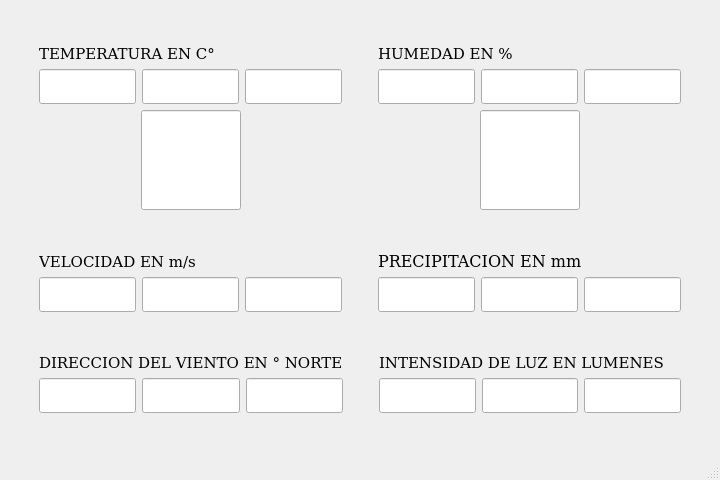
<?xml version="1.0" encoding="UTF-8"?>
<ui version="4.0">
 <class>MainWindow</class>
 <widget class="QMainWindow" name="MainWindow">
  <property name="geometry">
   <rect>
    <x>0</x>
    <y>0</y>
    <width>720</width>
    <height>480</height>
   </rect>
  </property>
  <property name="minimumSize">
   <size>
    <width>64</width>
    <height>36</height>
   </size>
  </property>
  <property name="maximumSize">
   <size>
    <width>1280</width>
    <height>720</height>
   </size>
  </property>
  <property name="sizeIncrement">
   <size>
    <width>36</width>
    <height>36</height>
   </size>
  </property>
  <property name="baseSize">
   <size>
    <width>720</width>
    <height>480</height>
   </size>
  </property>
  <property name="windowTitle">
   <string>MainWindow</string>
  </property>
  <widget class="QWidget" name="centralwidget">
   <layout class="QGridLayout" name="gridLayout">
    <item row="0" column="0">
     <layout class="QVBoxLayout" name="verticalLayout_9">
      <item>
       <spacer name="verticalSpacer">
        <property name="orientation">
         <enum>Qt::Vertical</enum>
        </property>
        <property name="sizeHint" stdset="0">
         <size>
          <width>20</width>
          <height>40</height>
         </size>
        </property>
       </spacer>
      </item>
      <item>
       <layout class="QHBoxLayout" name="horizontalLayout_9">
        <item>
         <spacer name="horizontalSpacer_8">
          <property name="orientation">
           <enum>Qt::Horizontal</enum>
          </property>
          <property name="sizeHint" stdset="0">
           <size>
            <width>40</width>
            <height>20</height>
           </size>
          </property>
         </spacer>
        </item>
        <item>
         <layout class="QVBoxLayout" name="verticalLayout_7">
          <item>
           <layout class="QVBoxLayout" name="verticalLayout_5">
            <item>
             <widget class="QLabel" name="T">
              <property name="font">
               <font>
                <family>DejaVu Serif</family>
                <pointsize>11</pointsize>
               </font>
              </property>
              <property name="text">
               <string>TEMPERATURA EN C°</string>
              </property>
             </widget>
            </item>
            <item>
             <layout class="QHBoxLayout" name="horizontalLayout_6">
              <item>
               <widget class="QLineEdit" name="Tmin">
                <property name="sizePolicy">
                 <sizepolicy hsizetype="Expanding" vsizetype="Fixed">
                  <horstretch>0</horstretch>
                  <verstretch>0</verstretch>
                 </sizepolicy>
                </property>
                <property name="minimumSize">
                 <size>
                  <width>35</width>
                  <height>35</height>
                 </size>
                </property>
                <property name="maximumSize">
                 <size>
                  <width>100</width>
                  <height>35</height>
                 </size>
                </property>
                <property name="sizeIncrement">
                 <size>
                  <width>5</width>
                  <height>0</height>
                 </size>
                </property>
                <property name="baseSize">
                 <size>
                  <width>35</width>
                  <height>35</height>
                 </size>
                </property>
                <property name="font">
                 <font>
                  <family>DejaVu Sans</family>
                  <pointsize>12</pointsize>
                  <weight>50</weight>
                  <bold>false</bold>
                 </font>
                </property>
                <property name="cursor">
                 <cursorShape>ArrowCursor</cursorShape>
                </property>
                <property name="styleSheet">
                 <string notr="true">QLineEdit { text-align: center; }</string>
                </property>
               </widget>
              </item>
              <item>
               <widget class="QLineEdit" name="Tprom">
                <property name="sizePolicy">
                 <sizepolicy hsizetype="Expanding" vsizetype="Fixed">
                  <horstretch>0</horstretch>
                  <verstretch>0</verstretch>
                 </sizepolicy>
                </property>
                <property name="minimumSize">
                 <size>
                  <width>75</width>
                  <height>35</height>
                 </size>
                </property>
                <property name="maximumSize">
                 <size>
                  <width>100</width>
                  <height>35</height>
                 </size>
                </property>
                <property name="font">
                 <font>
                  <family>DejaVu Sans</family>
                  <pointsize>12</pointsize>
                  <weight>50</weight>
                  <bold>false</bold>
                 </font>
                </property>
                <property name="cursor">
                 <cursorShape>ArrowCursor</cursorShape>
                </property>
                <property name="styleSheet">
                 <string notr="true">QLineEdit { text-align: center; }</string>
                </property>
               </widget>
              </item>
              <item>
               <widget class="QLineEdit" name="Tmax">
                <property name="sizePolicy">
                 <sizepolicy hsizetype="Expanding" vsizetype="Fixed">
                  <horstretch>0</horstretch>
                  <verstretch>0</verstretch>
                 </sizepolicy>
                </property>
                <property name="minimumSize">
                 <size>
                  <width>75</width>
                  <height>35</height>
                 </size>
                </property>
                <property name="maximumSize">
                 <size>
                  <width>100</width>
                  <height>35</height>
                 </size>
                </property>
                <property name="font">
                 <font>
                  <family>DejaVu Sans</family>
                  <pointsize>12</pointsize>
                  <weight>50</weight>
                  <bold>false</bold>
                 </font>
                </property>
                <property name="cursor">
                 <cursorShape>ArrowCursor</cursorShape>
                </property>
                <property name="styleSheet">
                 <string notr="true">QLineEdit { text-align: center; }</string>
                </property>
               </widget>
              </item>
             </layout>
            </item>
           </layout>
          </item>
          <item>
           <layout class="QHBoxLayout" name="horizontalLayout_7">
            <item>
             <spacer name="horizontalSpacer">
              <property name="orientation">
               <enum>Qt::Horizontal</enum>
              </property>
              <property name="sizeHint" stdset="0">
               <size>
                <width>40</width>
                <height>20</height>
               </size>
              </property>
             </spacer>
            </item>
            <item>
             <widget class="QLineEdit" name="ledT">
              <property name="sizePolicy">
               <sizepolicy hsizetype="Fixed" vsizetype="Fixed">
                <horstretch>0</horstretch>
                <verstretch>0</verstretch>
               </sizepolicy>
              </property>
              <property name="minimumSize">
               <size>
                <width>50</width>
                <height>100</height>
               </size>
              </property>
              <property name="maximumSize">
               <size>
                <width>100</width>
                <height>100</height>
               </size>
              </property>
              <property name="baseSize">
               <size>
                <width>100</width>
                <height>100</height>
               </size>
              </property>
              <property name="font">
               <font>
                <family>DejaVu Sans</family>
                <pointsize>14</pointsize>
                <weight>75</weight>
                <bold>true</bold>
               </font>
              </property>
              <property name="cursor">
               <cursorShape>ArrowCursor</cursorShape>
              </property>
             </widget>
            </item>
            <item>
             <spacer name="horizontalSpacer_2">
              <property name="orientation">
               <enum>Qt::Horizontal</enum>
              </property>
              <property name="sizeHint" stdset="0">
               <size>
                <width>40</width>
                <height>20</height>
               </size>
              </property>
             </spacer>
            </item>
           </layout>
          </item>
         </layout>
        </item>
        <item>
         <spacer name="horizontalSpacer_14">
          <property name="orientation">
           <enum>Qt::Horizontal</enum>
          </property>
          <property name="sizeHint" stdset="0">
           <size>
            <width>40</width>
            <height>20</height>
           </size>
          </property>
         </spacer>
        </item>
        <item>
         <layout class="QVBoxLayout" name="verticalLayout_8">
          <item>
           <layout class="QVBoxLayout" name="verticalLayout_6">
            <item>
             <widget class="QLabel" name="H">
              <property name="font">
               <font>
                <family>DejaVu Serif</family>
                <pointsize>11</pointsize>
               </font>
              </property>
              <property name="text">
               <string>HUMEDAD EN %</string>
              </property>
             </widget>
            </item>
            <item>
             <layout class="QHBoxLayout" name="horizontalLayout_5">
              <item>
               <widget class="QLineEdit" name="Hmin">
                <property name="sizePolicy">
                 <sizepolicy hsizetype="Expanding" vsizetype="Fixed">
                  <horstretch>0</horstretch>
                  <verstretch>0</verstretch>
                 </sizepolicy>
                </property>
                <property name="minimumSize">
                 <size>
                  <width>75</width>
                  <height>35</height>
                 </size>
                </property>
                <property name="maximumSize">
                 <size>
                  <width>100</width>
                  <height>35</height>
                 </size>
                </property>
                <property name="font">
                 <font>
                  <family>DejaVu Sans</family>
                  <pointsize>12</pointsize>
                  <weight>50</weight>
                  <bold>false</bold>
                 </font>
                </property>
                <property name="cursor">
                 <cursorShape>ArrowCursor</cursorShape>
                </property>
                <property name="styleSheet">
                 <string notr="true">QLineEdit { text-align: center; }</string>
                </property>
               </widget>
              </item>
              <item>
               <widget class="QLineEdit" name="Hprom">
                <property name="sizePolicy">
                 <sizepolicy hsizetype="Expanding" vsizetype="Fixed">
                  <horstretch>0</horstretch>
                  <verstretch>0</verstretch>
                 </sizepolicy>
                </property>
                <property name="minimumSize">
                 <size>
                  <width>75</width>
                  <height>35</height>
                 </size>
                </property>
                <property name="maximumSize">
                 <size>
                  <width>100</width>
                  <height>35</height>
                 </size>
                </property>
                <property name="font">
                 <font>
                  <family>DejaVu Sans</family>
                  <pointsize>12</pointsize>
                  <weight>50</weight>
                  <bold>false</bold>
                 </font>
                </property>
                <property name="cursor">
                 <cursorShape>ArrowCursor</cursorShape>
                </property>
                <property name="styleSheet">
                 <string notr="true">QLineEdit { text-align: center; }</string>
                </property>
               </widget>
              </item>
              <item>
               <widget class="QLineEdit" name="Hmax">
                <property name="sizePolicy">
                 <sizepolicy hsizetype="Expanding" vsizetype="Fixed">
                  <horstretch>0</horstretch>
                  <verstretch>0</verstretch>
                 </sizepolicy>
                </property>
                <property name="minimumSize">
                 <size>
                  <width>75</width>
                  <height>35</height>
                 </size>
                </property>
                <property name="maximumSize">
                 <size>
                  <width>100</width>
                  <height>35</height>
                 </size>
                </property>
                <property name="font">
                 <font>
                  <family>DejaVu Sans</family>
                  <pointsize>12</pointsize>
                  <weight>50</weight>
                  <bold>false</bold>
                 </font>
                </property>
                <property name="cursor">
                 <cursorShape>ArrowCursor</cursorShape>
                </property>
                <property name="styleSheet">
                 <string notr="true">QLineEdit { text-align: center; }</string>
                </property>
               </widget>
              </item>
             </layout>
            </item>
           </layout>
          </item>
          <item>
           <layout class="QHBoxLayout" name="horizontalLayout_8">
            <item>
             <spacer name="horizontalSpacer_3">
              <property name="orientation">
               <enum>Qt::Horizontal</enum>
              </property>
              <property name="sizeHint" stdset="0">
               <size>
                <width>40</width>
                <height>20</height>
               </size>
              </property>
             </spacer>
            </item>
            <item>
             <widget class="QLineEdit" name="ledH">
              <property name="sizePolicy">
               <sizepolicy hsizetype="Fixed" vsizetype="Fixed">
                <horstretch>0</horstretch>
                <verstretch>0</verstretch>
               </sizepolicy>
              </property>
              <property name="minimumSize">
               <size>
                <width>50</width>
                <height>100</height>
               </size>
              </property>
              <property name="maximumSize">
               <size>
                <width>100</width>
                <height>100</height>
               </size>
              </property>
              <property name="baseSize">
               <size>
                <width>75</width>
                <height>100</height>
               </size>
              </property>
              <property name="font">
               <font>
                <family>DejaVu Sans</family>
                <pointsize>14</pointsize>
                <weight>75</weight>
                <bold>true</bold>
               </font>
              </property>
              <property name="cursor">
               <cursorShape>ArrowCursor</cursorShape>
              </property>
             </widget>
            </item>
            <item>
             <spacer name="horizontalSpacer_4">
              <property name="orientation">
               <enum>Qt::Horizontal</enum>
              </property>
              <property name="sizeHint" stdset="0">
               <size>
                <width>40</width>
                <height>20</height>
               </size>
              </property>
             </spacer>
            </item>
           </layout>
          </item>
         </layout>
        </item>
        <item>
         <spacer name="horizontalSpacer_11">
          <property name="orientation">
           <enum>Qt::Horizontal</enum>
          </property>
          <property name="sizeHint" stdset="0">
           <size>
            <width>40</width>
            <height>20</height>
           </size>
          </property>
         </spacer>
        </item>
       </layout>
      </item>
      <item>
       <spacer name="verticalSpacer_4">
        <property name="orientation">
         <enum>Qt::Vertical</enum>
        </property>
        <property name="sizeHint" stdset="0">
         <size>
          <width>20</width>
          <height>40</height>
         </size>
        </property>
       </spacer>
      </item>
      <item>
       <layout class="QHBoxLayout" name="horizontalLayout_10">
        <item>
         <spacer name="horizontalSpacer_9">
          <property name="orientation">
           <enum>Qt::Horizontal</enum>
          </property>
          <property name="sizeHint" stdset="0">
           <size>
            <width>40</width>
            <height>20</height>
           </size>
          </property>
         </spacer>
        </item>
        <item>
         <layout class="QVBoxLayout" name="verticalLayout_2">
          <item>
           <widget class="QLabel" name="V">
            <property name="font">
             <font>
              <family>DejaVu Serif</family>
              <pointsize>11</pointsize>
             </font>
            </property>
            <property name="text">
             <string>VELOCIDAD EN m/s</string>
            </property>
           </widget>
          </item>
          <item>
           <layout class="QHBoxLayout" name="horizontalLayout_2">
            <item>
             <widget class="QLineEdit" name="Vmin">
              <property name="sizePolicy">
               <sizepolicy hsizetype="Expanding" vsizetype="Fixed">
                <horstretch>0</horstretch>
                <verstretch>0</verstretch>
               </sizepolicy>
              </property>
              <property name="minimumSize">
               <size>
                <width>75</width>
                <height>35</height>
               </size>
              </property>
              <property name="maximumSize">
               <size>
                <width>100</width>
                <height>35</height>
               </size>
              </property>
              <property name="font">
               <font>
                <family>DejaVu Sans</family>
                <pointsize>12</pointsize>
                <weight>50</weight>
                <bold>false</bold>
               </font>
              </property>
              <property name="cursor">
               <cursorShape>ArrowCursor</cursorShape>
              </property>
              <property name="styleSheet">
               <string notr="true">QLineEdit { text-align: center; }</string>
              </property>
             </widget>
            </item>
            <item>
             <widget class="QLineEdit" name="Vprom">
              <property name="sizePolicy">
               <sizepolicy hsizetype="Expanding" vsizetype="Fixed">
                <horstretch>0</horstretch>
                <verstretch>0</verstretch>
               </sizepolicy>
              </property>
              <property name="minimumSize">
               <size>
                <width>75</width>
                <height>35</height>
               </size>
              </property>
              <property name="maximumSize">
               <size>
                <width>100</width>
                <height>35</height>
               </size>
              </property>
              <property name="font">
               <font>
                <family>DejaVu Sans</family>
                <pointsize>12</pointsize>
                <weight>50</weight>
                <bold>false</bold>
               </font>
              </property>
              <property name="cursor">
               <cursorShape>ArrowCursor</cursorShape>
              </property>
              <property name="styleSheet">
               <string notr="true">QLineEdit { text-align: center; }</string>
              </property>
             </widget>
            </item>
            <item>
             <widget class="QLineEdit" name="Vmax">
              <property name="sizePolicy">
               <sizepolicy hsizetype="Expanding" vsizetype="Fixed">
                <horstretch>0</horstretch>
                <verstretch>0</verstretch>
               </sizepolicy>
              </property>
              <property name="minimumSize">
               <size>
                <width>75</width>
                <height>35</height>
               </size>
              </property>
              <property name="maximumSize">
               <size>
                <width>100</width>
                <height>35</height>
               </size>
              </property>
              <property name="font">
               <font>
                <family>DejaVu Sans</family>
                <pointsize>12</pointsize>
                <weight>50</weight>
                <bold>false</bold>
               </font>
              </property>
              <property name="cursor">
               <cursorShape>ArrowCursor</cursorShape>
              </property>
              <property name="styleSheet">
               <string notr="true">QLineEdit { text-align: center; }</string>
              </property>
             </widget>
            </item>
           </layout>
          </item>
         </layout>
        </item>
        <item>
         <spacer name="horizontalSpacer_15">
          <property name="orientation">
           <enum>Qt::Horizontal</enum>
          </property>
          <property name="sizeHint" stdset="0">
           <size>
            <width>40</width>
            <height>20</height>
           </size>
          </property>
         </spacer>
        </item>
        <item>
         <layout class="QVBoxLayout" name="verticalLayout_3">
          <item>
           <widget class="QLabel" name="P">
            <property name="font">
             <font>
              <family>DejaVu Serif</family>
              <pointsize>12</pointsize>
             </font>
            </property>
            <property name="text">
             <string>PRECIPITACION EN mm</string>
            </property>
           </widget>
          </item>
          <item>
           <layout class="QHBoxLayout" name="horizontalLayout_4">
            <item>
             <widget class="QLineEdit" name="Pmin">
              <property name="sizePolicy">
               <sizepolicy hsizetype="Expanding" vsizetype="Fixed">
                <horstretch>0</horstretch>
                <verstretch>0</verstretch>
               </sizepolicy>
              </property>
              <property name="minimumSize">
               <size>
                <width>75</width>
                <height>35</height>
               </size>
              </property>
              <property name="maximumSize">
               <size>
                <width>100</width>
                <height>35</height>
               </size>
              </property>
              <property name="font">
               <font>
                <family>DejaVu Sans</family>
                <pointsize>12</pointsize>
                <weight>50</weight>
                <bold>false</bold>
               </font>
              </property>
              <property name="cursor">
               <cursorShape>ArrowCursor</cursorShape>
              </property>
              <property name="styleSheet">
               <string notr="true">QLineEdit { text-align: center; }</string>
              </property>
             </widget>
            </item>
            <item>
             <widget class="QLineEdit" name="Pprom">
              <property name="sizePolicy">
               <sizepolicy hsizetype="Expanding" vsizetype="Fixed">
                <horstretch>0</horstretch>
                <verstretch>0</verstretch>
               </sizepolicy>
              </property>
              <property name="minimumSize">
               <size>
                <width>75</width>
                <height>35</height>
               </size>
              </property>
              <property name="maximumSize">
               <size>
                <width>100</width>
                <height>35</height>
               </size>
              </property>
              <property name="font">
               <font>
                <family>DejaVu Sans</family>
                <pointsize>12</pointsize>
                <weight>50</weight>
                <bold>false</bold>
               </font>
              </property>
              <property name="cursor">
               <cursorShape>ArrowCursor</cursorShape>
              </property>
              <property name="styleSheet">
               <string notr="true">QLineEdit { text-align: center; }</string>
              </property>
             </widget>
            </item>
            <item>
             <widget class="QLineEdit" name="Pmax">
              <property name="sizePolicy">
               <sizepolicy hsizetype="Expanding" vsizetype="Fixed">
                <horstretch>0</horstretch>
                <verstretch>0</verstretch>
               </sizepolicy>
              </property>
              <property name="minimumSize">
               <size>
                <width>75</width>
                <height>35</height>
               </size>
              </property>
              <property name="maximumSize">
               <size>
                <width>100</width>
                <height>35</height>
               </size>
              </property>
              <property name="font">
               <font>
                <family>DejaVu Sans</family>
                <pointsize>12</pointsize>
                <weight>50</weight>
                <bold>false</bold>
               </font>
              </property>
              <property name="cursor">
               <cursorShape>ArrowCursor</cursorShape>
              </property>
              <property name="styleSheet">
               <string notr="true">QLineEdit { text-align: center; }</string>
              </property>
             </widget>
            </item>
           </layout>
          </item>
         </layout>
        </item>
        <item>
         <spacer name="horizontalSpacer_12">
          <property name="orientation">
           <enum>Qt::Horizontal</enum>
          </property>
          <property name="sizeHint" stdset="0">
           <size>
            <width>40</width>
            <height>20</height>
           </size>
          </property>
         </spacer>
        </item>
       </layout>
      </item>
      <item>
       <spacer name="verticalSpacer_2">
        <property name="orientation">
         <enum>Qt::Vertical</enum>
        </property>
        <property name="sizeHint" stdset="0">
         <size>
          <width>20</width>
          <height>40</height>
         </size>
        </property>
       </spacer>
      </item>
      <item>
       <layout class="QHBoxLayout" name="horizontalLayout_11">
        <item>
         <spacer name="horizontalSpacer_16">
          <property name="orientation">
           <enum>Qt::Horizontal</enum>
          </property>
          <property name="sizeHint" stdset="0">
           <size>
            <width>40</width>
            <height>20</height>
           </size>
          </property>
         </spacer>
        </item>
        <item>
         <layout class="QVBoxLayout" name="verticalLayout">
          <item>
           <widget class="QLabel" name="D">
            <property name="font">
             <font>
              <family>DejaVu Serif</family>
              <pointsize>11</pointsize>
             </font>
            </property>
            <property name="text">
             <string>DIRECCION DEL VIENTO EN ° NORTE</string>
            </property>
           </widget>
          </item>
          <item>
           <layout class="QHBoxLayout" name="horizontalLayout">
            <item>
             <widget class="QLineEdit" name="Dmin">
              <property name="sizePolicy">
               <sizepolicy hsizetype="Expanding" vsizetype="Fixed">
                <horstretch>0</horstretch>
                <verstretch>0</verstretch>
               </sizepolicy>
              </property>
              <property name="minimumSize">
               <size>
                <width>75</width>
                <height>35</height>
               </size>
              </property>
              <property name="maximumSize">
               <size>
                <width>100</width>
                <height>35</height>
               </size>
              </property>
              <property name="font">
               <font>
                <family>DejaVu Sans</family>
                <pointsize>12</pointsize>
                <weight>50</weight>
                <bold>false</bold>
               </font>
              </property>
              <property name="cursor">
               <cursorShape>ArrowCursor</cursorShape>
              </property>
              <property name="styleSheet">
               <string notr="true">QLineEdit { text-align: center; }</string>
              </property>
             </widget>
            </item>
            <item>
             <widget class="QLineEdit" name="Dprom">
              <property name="sizePolicy">
               <sizepolicy hsizetype="Expanding" vsizetype="Fixed">
                <horstretch>0</horstretch>
                <verstretch>0</verstretch>
               </sizepolicy>
              </property>
              <property name="minimumSize">
               <size>
                <width>75</width>
                <height>35</height>
               </size>
              </property>
              <property name="maximumSize">
               <size>
                <width>100</width>
                <height>35</height>
               </size>
              </property>
              <property name="font">
               <font>
                <family>DejaVu Sans</family>
                <pointsize>12</pointsize>
                <weight>50</weight>
                <bold>false</bold>
               </font>
              </property>
              <property name="cursor">
               <cursorShape>ArrowCursor</cursorShape>
              </property>
              <property name="styleSheet">
               <string notr="true">QLineEdit { text-align: center; }</string>
              </property>
             </widget>
            </item>
            <item>
             <widget class="QLineEdit" name="Dmax">
              <property name="sizePolicy">
               <sizepolicy hsizetype="Expanding" vsizetype="Fixed">
                <horstretch>0</horstretch>
                <verstretch>0</verstretch>
               </sizepolicy>
              </property>
              <property name="minimumSize">
               <size>
                <width>75</width>
                <height>35</height>
               </size>
              </property>
              <property name="maximumSize">
               <size>
                <width>100</width>
                <height>35</height>
               </size>
              </property>
              <property name="font">
               <font>
                <family>DejaVu Sans</family>
                <pointsize>12</pointsize>
                <weight>50</weight>
                <bold>false</bold>
               </font>
              </property>
              <property name="cursor">
               <cursorShape>ArrowCursor</cursorShape>
              </property>
              <property name="styleSheet">
               <string notr="true">QLineEdit { text-align: center; }</string>
              </property>
             </widget>
            </item>
           </layout>
          </item>
         </layout>
        </item>
        <item>
         <spacer name="horizontalSpacer_10">
          <property name="orientation">
           <enum>Qt::Horizontal</enum>
          </property>
          <property name="sizeHint" stdset="0">
           <size>
            <width>40</width>
            <height>20</height>
           </size>
          </property>
         </spacer>
        </item>
        <item>
         <layout class="QVBoxLayout" name="verticalLayout_4">
          <item>
           <widget class="QLabel" name="I">
            <property name="font">
             <font>
              <family>DejaVu Serif</family>
              <pointsize>11</pointsize>
              <weight>50</weight>
              <bold>false</bold>
             </font>
            </property>
            <property name="text">
             <string>INTENSIDAD DE LUZ EN LUMENES</string>
            </property>
           </widget>
          </item>
          <item>
           <layout class="QHBoxLayout" name="horizontalLayout_3">
            <item>
             <widget class="QLineEdit" name="Lmin">
              <property name="sizePolicy">
               <sizepolicy hsizetype="Expanding" vsizetype="Fixed">
                <horstretch>0</horstretch>
                <verstretch>0</verstretch>
               </sizepolicy>
              </property>
              <property name="minimumSize">
               <size>
                <width>75</width>
                <height>35</height>
               </size>
              </property>
              <property name="maximumSize">
               <size>
                <width>100</width>
                <height>35</height>
               </size>
              </property>
              <property name="font">
               <font>
                <family>DejaVu Sans</family>
                <pointsize>12</pointsize>
                <weight>50</weight>
                <bold>false</bold>
               </font>
              </property>
              <property name="cursor">
               <cursorShape>ArrowCursor</cursorShape>
              </property>
              <property name="styleSheet">
               <string notr="true">QLineEdit { text-align: center; }</string>
              </property>
             </widget>
            </item>
            <item>
             <widget class="QLineEdit" name="Lprom">
              <property name="sizePolicy">
               <sizepolicy hsizetype="Expanding" vsizetype="Fixed">
                <horstretch>0</horstretch>
                <verstretch>0</verstretch>
               </sizepolicy>
              </property>
              <property name="minimumSize">
               <size>
                <width>75</width>
                <height>35</height>
               </size>
              </property>
              <property name="maximumSize">
               <size>
                <width>100</width>
                <height>35</height>
               </size>
              </property>
              <property name="font">
               <font>
                <family>DejaVu Sans</family>
                <pointsize>12</pointsize>
                <weight>50</weight>
                <bold>false</bold>
               </font>
              </property>
              <property name="cursor">
               <cursorShape>ArrowCursor</cursorShape>
              </property>
              <property name="styleSheet">
               <string notr="true">QLineEdit { text-align: center; }</string>
              </property>
             </widget>
            </item>
            <item>
             <widget class="QLineEdit" name="Lmax">
              <property name="sizePolicy">
               <sizepolicy hsizetype="Expanding" vsizetype="Fixed">
                <horstretch>0</horstretch>
                <verstretch>0</verstretch>
               </sizepolicy>
              </property>
              <property name="minimumSize">
               <size>
                <width>75</width>
                <height>35</height>
               </size>
              </property>
              <property name="maximumSize">
               <size>
                <width>100</width>
                <height>35</height>
               </size>
              </property>
              <property name="font">
               <font>
                <family>DejaVu Sans</family>
                <pointsize>12</pointsize>
                <weight>50</weight>
                <bold>false</bold>
               </font>
              </property>
              <property name="cursor">
               <cursorShape>ArrowCursor</cursorShape>
              </property>
              <property name="styleSheet">
               <string notr="true">QLineEdit { text-align: center; }</string>
              </property>
             </widget>
            </item>
           </layout>
          </item>
         </layout>
        </item>
        <item>
         <spacer name="horizontalSpacer_13">
          <property name="orientation">
           <enum>Qt::Horizontal</enum>
          </property>
          <property name="sizeHint" stdset="0">
           <size>
            <width>40</width>
            <height>20</height>
           </size>
          </property>
         </spacer>
        </item>
       </layout>
      </item>
      <item>
       <spacer name="verticalSpacer_3">
        <property name="orientation">
         <enum>Qt::Vertical</enum>
        </property>
        <property name="sizeHint" stdset="0">
         <size>
          <width>20</width>
          <height>40</height>
         </size>
        </property>
       </spacer>
      </item>
     </layout>
    </item>
   </layout>
  </widget>
  <widget class="QMenuBar" name="menubar">
   <property name="geometry">
    <rect>
     <x>0</x>
     <y>0</y>
     <width>720</width>
     <height>20</height>
    </rect>
   </property>
  </widget>
  <widget class="QStatusBar" name="statusbar"/>
 </widget>
 <resources/>
 <connections/>
</ui>
